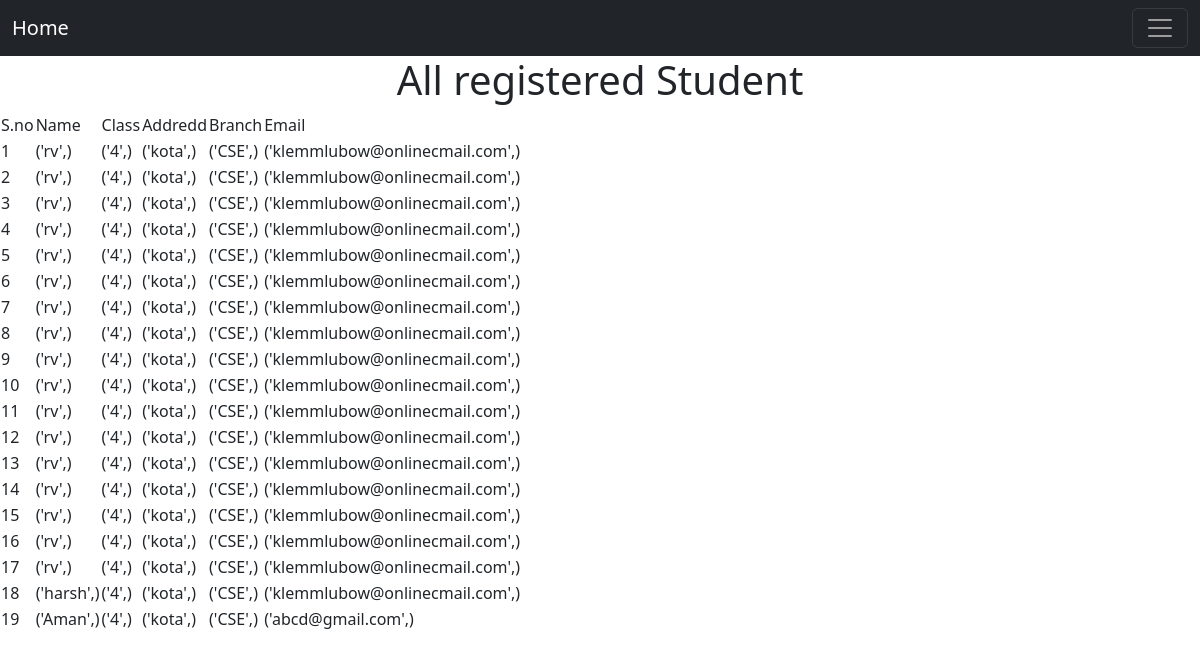
The app's page /registered, older data.
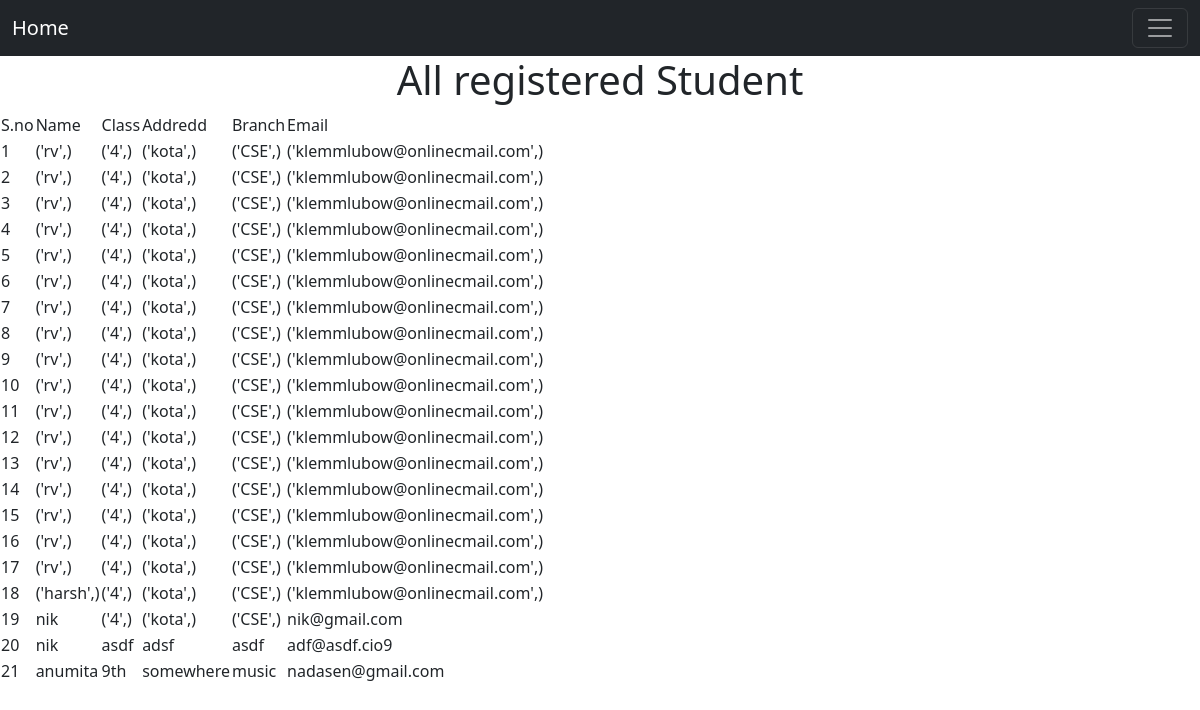
The same page, newer data.
### home/models.py (models this page shows, shortened)
class Student(models.Model):
    s_name=models.CharField(max_length=100)
    s_current_sem=models.CharField(max_length=100)
    s_address=models.CharField(max_length=100)
    s_branch=models.CharField(max_length=100)
    s_email=models.EmailField(max_length=100)

### home/views.py (the view)
# urls.py: path('registered',views.registered,name='registered' ),
def registered(request):
    title="All registered Student"
    query=Student.objects.all()
    context={
        "title":title,
        "query":query
    }
    return render(request,'registered.html',context)

### templates/registered.html
{% extends "home.html" %}
{% block body %}
<center><h1>{{title}}</h1></center>
<table>
    <thead>
        <tr>
            <td>S.no</td>
            <td>Name</td>
            <td>Class</td>
            <td>Addredd</td>
            <td>Branch</td>
            <td>Email</td>
        </tr>
    </thead>
    {% for student in query %}
    <tbody>
        <tr>
            <td>{{forloop.counter}}</td>
            <td>{{student.s_name}}</td>
            <td>{{student.s_current_sem}}</td>
            <td>{{student.s_address}}</td>
            <td>{{student.s_branch}}</td>
            <td>{{student.s_email}}</td>
        </tr>
    </tbody>
    {% endfor %}
</table>
{% endblock %}

### templates/home.html (shortened to what this page needs)
<!doctype html>
<html lang="en">
  <head>
    <link href="https://cdn.jsdelivr.net/npm/bootstrap@5.2.3/dist/css/bootstrap.min.css" rel="stylesheet">
    <link href="/static/abcd.css" rel="stylesheet" >
  </head>
  <body>
    <nav class="navbar navbar-dark bg-dark">
  <div class="container-fluid">
    <a class="navbar-brand" href="/">Home</a>
    <button class="navbar-toggler" type="button" data-bs-toggle="collapse" data-bs-target="#navbarSupportedContent" aria-controls="navbarSupportedContent" aria-expanded="false" aria-label="Toggle navigation">
      <span class="navbar-toggler-icon"></span>
    </button>
  </div>
</nav>
{% block body %}
{% endblock body %}
  </body>
</html>

Row changes from the older to the newer data that the page shows:
changed Student: s_name "('Aman',)" → "nik"; s_email "('abcd@gmail.com',)" → "nik@gmail.com"
added Student: s_name "nik", s_current_sem "asdf", s_address "adsf", s_branch "asdf", s_email "adf@asdf.cio9"
added Student: s_name "anumita", s_current_sem "9th", s_address "somewhere", s_branch "music", s_email "nadasen@gmail.com"
